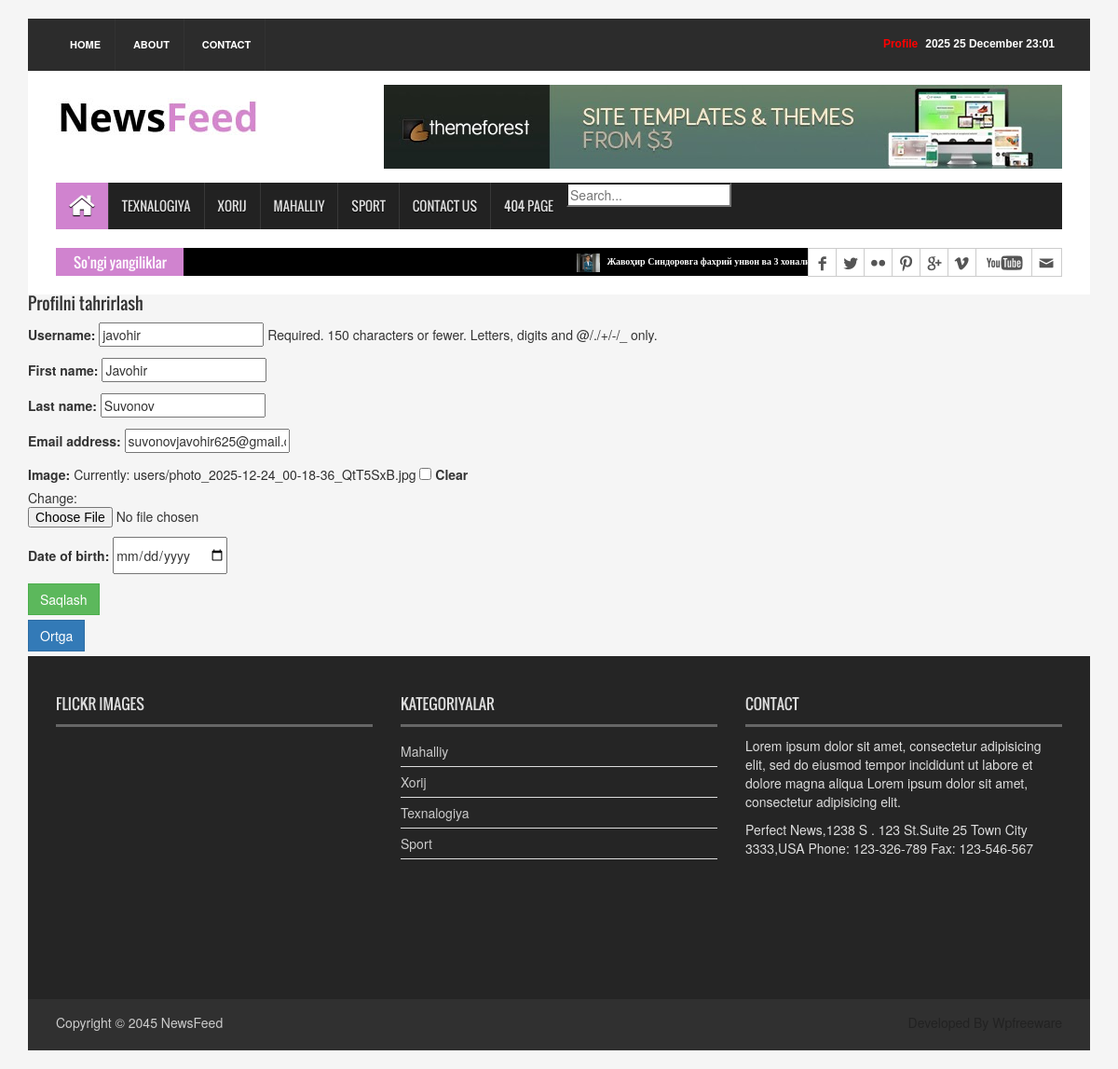
Page /accounts/profile/edit/ (signed in) on the earlier database version.
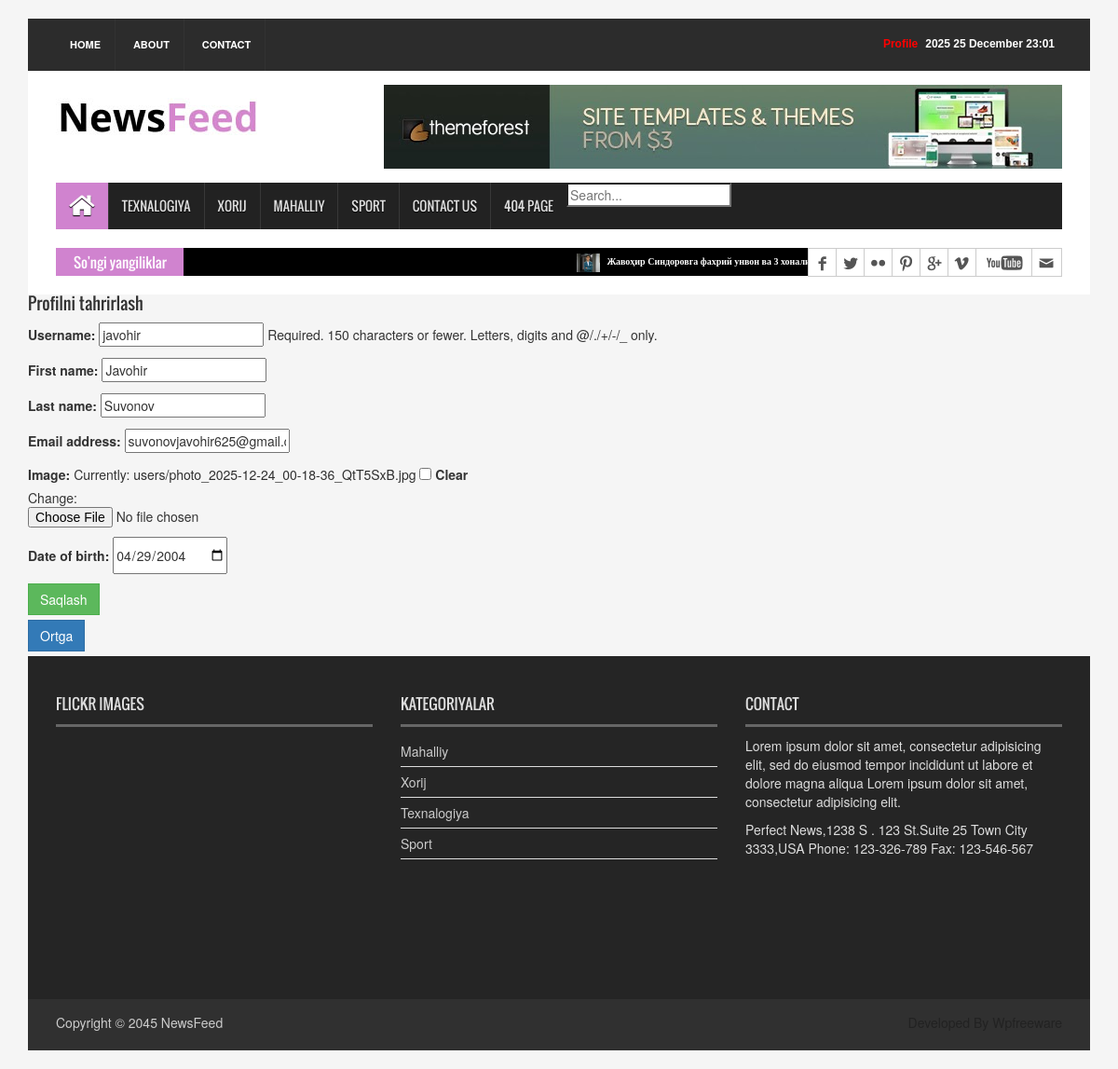
Same page on the later database version.
### accounts/models.py (models this page shows, shortened)
class ProfileModel(models.Model):
    user = models.OneToOneField(User, on_delete=models.CASCADE , related_name='profile')
    image = models.ImageField(upload_to="users/", blank=True, null=True)
    date_of_birth = models.DateTimeField(blank=True , null=True)

### accounts/views.py (the view, shortened to what this page needs)
# urls.py: path("profile/edit/", UserProfileEditView.as_view() , name="profile_edit"),
class UserProfileEditView(LoginRequiredMixin , View) :
    def get(self , request) :
        user_form = UserEditForm(instance=request.user)
        user_profile = ProfileEditForm(instance=request.user.profile)
        return render(
            request,
            "account/profile_edit_form.html",
            {"user_form": user_form, "user_profile": user_profile},
        )

### accounts/forms.py
class  UserEditForm(forms.ModelForm):
    class Meta :
        model = User
        fields = ['username' , 'first_name' , 'last_name' , 'email']

class ProfileEditForm(forms.ModelForm) :
    date_of_birth = forms.DateTimeField(widget=forms.DateInput(
        attrs={
            'type' : 'date'
        }
    ))
    class Meta :
        model = ProfileModel
        fields  = ['image' , 'date_of_birth']

### news_app/context_compresser.py (called while the page is built)
def last_news(request) :
    last_news = New.published.all().order_by("-publish_time")[:10]
    context = {
        'last_news' : last_news
    }
    return context

def categories_list(request):
    categories_list = Category.objects.all()
    context = {
        'categories' : categories_list
    }
    return context

### news_app/models.py (called while the page is built)
    def get_queryset(self):
        return super().get_queryset().filter(status  =  New.Status.Published)

### templates/account/profile_edit_form.html (shortened to what this page needs)
{% extends "news/base.html" %}
{% load static %}
{% block content %}
<h4>Profilni tahrirlash </h4>
    <form method="post" enctype="multipart/form-data">
        {{user_form.as_p}}
        {{user_profile.as_p}}
        <button class="btn btn-success" type="submit">Saqlash</button>
    </form>
<a href="{% url 'profile' %}" class="btn btn-primary">Ortga</a>
{% endblock content %}

Differences in the rows shown:
changed ProfileModel: date_of_birth (not shown) → "04/29/2004"
